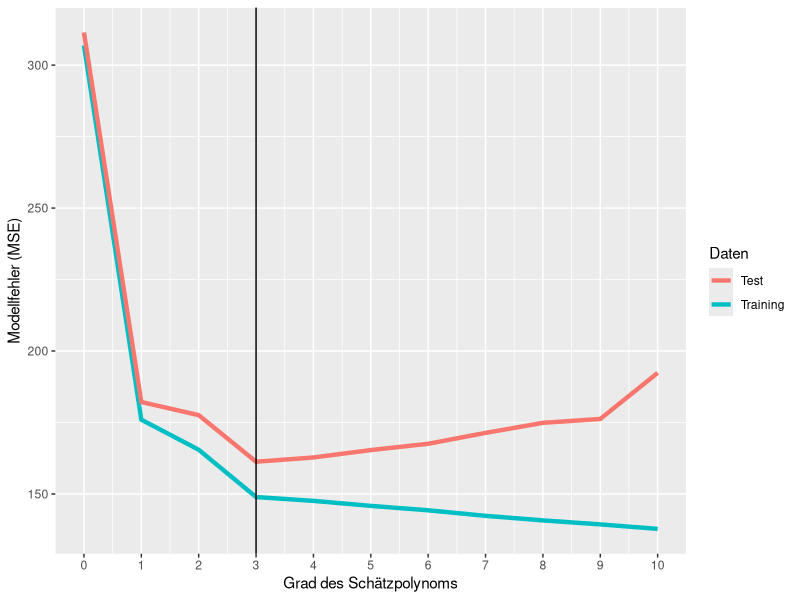

Source code (R):
### Simulation zur Verdeutlichung, dass MSE_Test mit zunehmender Komplexität wieder steigen kann

## Matrizen, die die MSE Ergebnisse sammeln
trainerrormatrix <- matrix(0, nrow=100, ncol=11)
testerrormatrix <- matrix(0, nrow=100, ncol=11)

## Schleife über die Simulationen
for(i in 1:100)
{
  set.seed(i)
  
  # x Wertebereich: 0-6; 100 Training, 10000 Testbeobachtungen
  x <- runif(n=10100, min=0, max=6)
  # "Wahres" y
  y <- - x^3 + 8*x^2 - 9*x - 18
  # y mit Störterm
  y <- y + rnorm(length(y), sd=sd(y))

  # Datensatz
  dat <- data.frame(x=x, y=y)

  # Aufteilung Training/ Test
  traindat <- dat[1:100,]
  testdat <- dat[-c(1:100),]

  # MSE Ergebnisvektor
  trainerror <- numeric(11)
  testerror <- numeric(11)

  # Modell Polynom 0
  m <- lm(y~1, data=traindat)
  ydachtrain <- predict(m, newdata=traindat)
  msetrain <- mean((ydachtrain-traindat$y)^2)
  ydachtest <- predict(m, newdata=testdat)
  msetest <- mean((ydachtest-testdat$y)^2)
  trainerror[1] <- msetrain 
  testerror[1] <- msetest

  # Modell Polynom 1
  m <- lm(y~x, data=traindat)
  ydachtrain <- predict(m, newdata=traindat)
  msetrain <- mean((ydachtrain-traindat$y)^2)
  ydachtest <- predict(m, newdata=testdat)
  msetest <- mean((ydachtest-testdat$y)^2)
  trainerror[2] <- msetrain 
  testerror[2] <- msetest

  # Schleife für Modelle Polynom 2-10
  for (j in 2:10)
  {
    xf <- paste0("I(x^", 2:j,")")
    fm <- as.formula(paste("y ~ x + ", paste(xf, collapse = "+")))
    m <- lm(fm, data=traindat)
    ydachtrain <- predict(m, newdata=traindat)
    msetrain <- mean((ydachtrain-traindat$y)^2)
    ydachtest <- predict(m, newdata=testdat)
    msetest <- mean((ydachtest-testdat$y)^2)
    trainerror[1+j] <- msetrain 
    testerror[1+j] <- msetest
  }
  
  # Alle 11 Ergebnisse der Simulation speichern
  trainerrormatrix[i,] <- trainerror
  testerrormatrix[i,] <- testerror
}

# Mittelwert über Simulationen MSE je Grad des Polynoms
mse <- data.frame(grad=0:10, train=apply(trainerrormatrix, 2, mean), test=apply(testerrormatrix, 2, mean))

# Abbildung erzeugen
library(ggplot2)
gmse <- ggplot(data=mse, aes(grad)) +
  geom_line(aes(y=train, colour="Training"), size=1.5) +
  geom_line(aes(y=test, colour="Test"), size=1.5) +
  labs(colour='Daten') +
  scale_x_continuous(name="Grad des Schätzpolynoms", breaks=0:10) + 
  geom_vline(xintercept = 3) +
  ylab("Modellfehler (MSE)") 

ggsave("MSE.png", plot=gmse, device="png", width=20, height=10, units = "cm")

